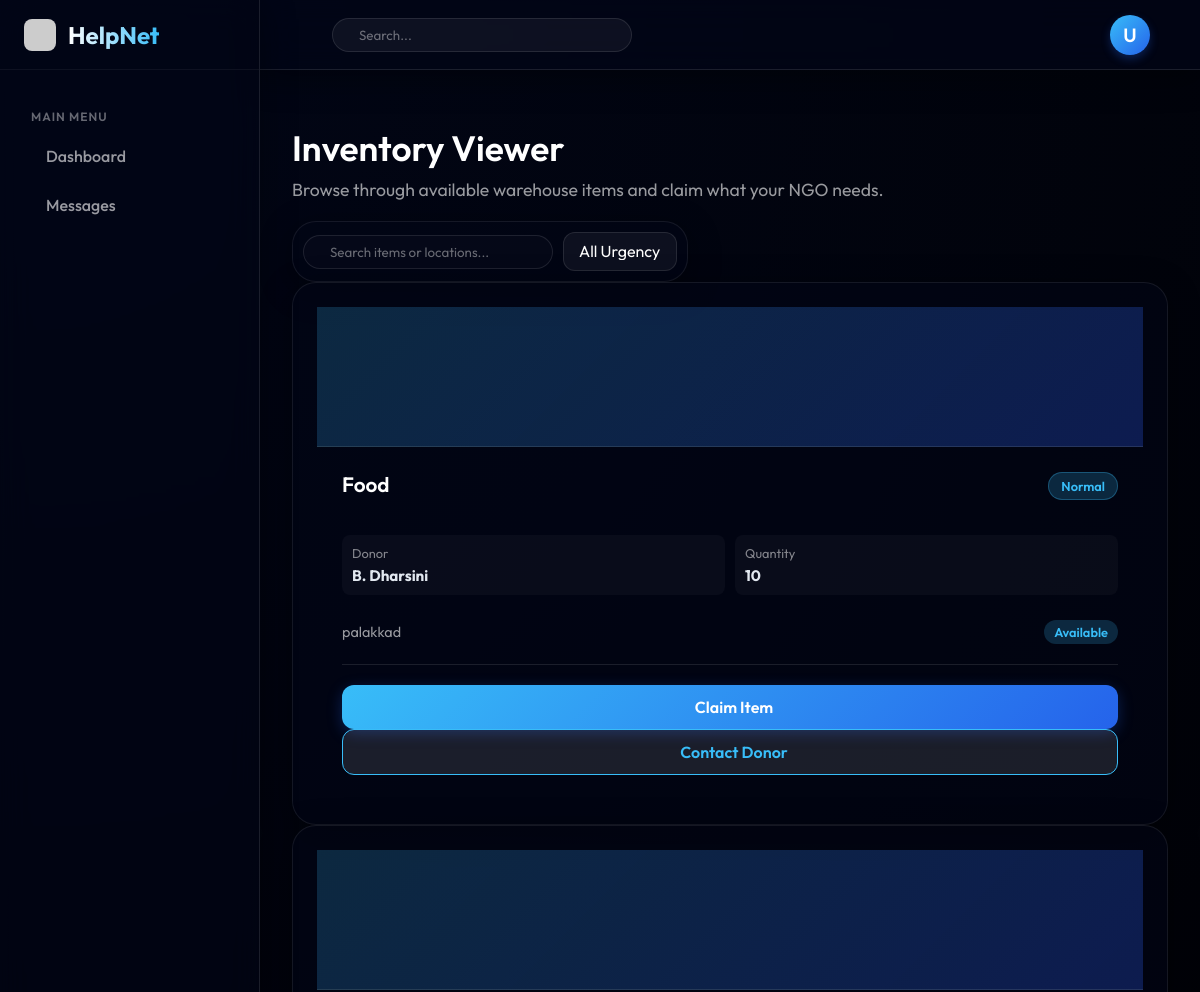
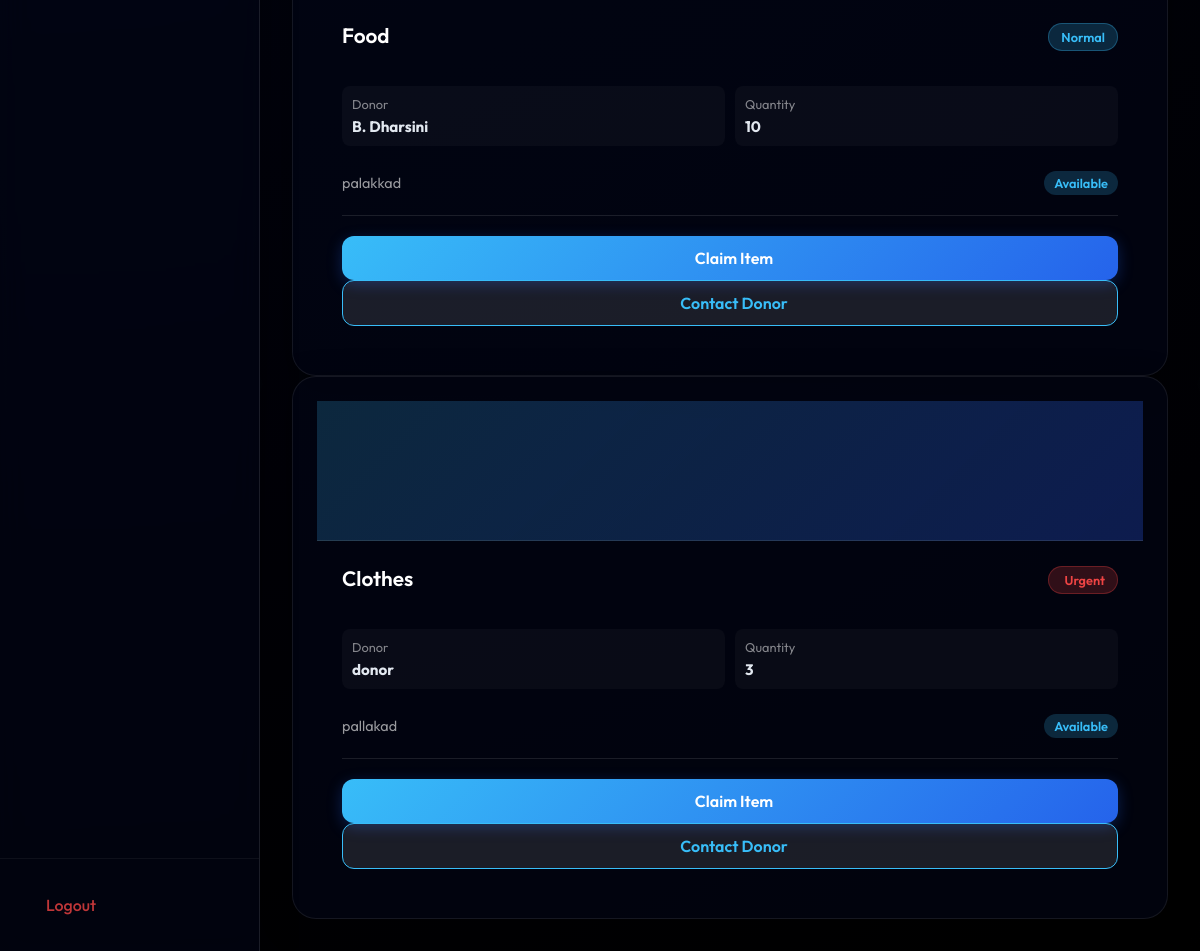
Page /view-donations (signed in) on the committed database (2 pictures, top to bottom).
### tables this page shows
CREATE TABLE donations (
            id INTEGER PRIMARY KEY AUTOINCREMENT,
            donor_name TEXT,
            item_type TEXT,
            quantity TEXT,
            location TEXT,
            description TEXT,
            urgency TEXT,
            pickup_date TEXT,
            photo TEXT
        , status TEXT DEFAULT 'Available');

### app.py (the view)
@app.route("/view-donations")
def view_donations():
    if "user_id" not in session:
        return redirect(url_for("login"))
    conn = sqlite3.connect("database.db")
    cursor = conn.cursor()
    cursor.execute("SELECT * FROM donations")
    donations = cursor.fetchall()
    conn.close()
    return render_template("view_donations.html", donations=donations)

### templates/view_donations.html (shortened to what this page needs)
{% extends 'base.html' %}
{% block content %}
<div class="page-header mt-4 mb-5 fade-in">
    <div style="display: flex; justify-content: space-between; align-items: flex-end; flex-wrap: wrap; gap: 20px;">
        <div class="welcome-section" style="margin-bottom: 0;">
            <h1 style="font-size: 2.2rem;"> Inventory Viewer</h1>
            <p>Browse through available warehouse items and claim what your NGO needs.</p>
        </div>
        <div class="filter-bar glass-card" style="padding: 10px; display: flex; gap: 10px; align-items: center;">
            <div class="search-bar" style="width: auto; background: rgba(255,255,255,0.02); min-width: 250px;">
                <input type="text" id="searchInput" placeholder="Search items or locations..." class="search-input">
            </div>
            <select id="urgencyFilter" class="input-modern" style="width: auto; padding: 10px 15px; appearance: none; background: rgba(255,255,255,0.05); cursor: pointer; color: #fff;">
                <option value="all" style="color: #000;">All Urgency</option>
            </select>
        </div>
    </div>
</div>
<div class="cards-grid fade-in delay-1" id="donationCardsContainer" style="grid-template-columns: repeat(auto-fill, minmax(320px, 1fr));">
    {% for donation in donations %}
    <div id="donation-card-{{ donation[0] }}" class="glass-card shadow-lg hover-glow p-0 donation-card" data-title="{{ donation[2]|lower }}" data-location="{{ donation[4]|lower }}" data-urgency="{{ donation[6]|lower }}" style="overflow: hidden; display: flex; flex-direction: column;">
        <div style="height: 140px; background: linear-gradient(135deg, rgba(56, 189, 248, 0.2), rgba(30, 64, 175, 0.4)); display: flex; align-items: center; justify-content: center; border-bottom: 1px solid rgba(255,255,255,0.1);">
        </div>
        <div style="padding: 25px; display: flex; flex-direction: column; flex-grow: 1;">
            <div style="display: flex; justify-content: space-between; align-items: flex-start; margin-bottom: 15px;">
                <h3 style="font-size: 1.3rem; font-weight: 600; margin: 0; color: #fff; line-height: 1.2;">{{ donation[2] }}</h3>
                {% if donation[6] == 'Urgent' %}
                <span style="background: rgba(239, 68, 68, 0.2); color: #ef4444; padding: 5px 12px; border-radius: 20px; font-size: 0.8rem; font-weight: 600; border: 1px solid rgba(239, 68, 68, 0.3); display: flex; align-items: center; gap: 4px;">
                     Urgent
                </span>
                {% else %}
                <span style="background: rgba(56, 189, 248, 0.2); color: var(--light-blue); padding: 5px 12px; border-radius: 20px; font-size: 0.8rem; font-weight: 600; border: 1px solid rgba(56, 189, 248, 0.3);">
                    Normal
                </span>
                {% endif %}
            </div>
            <div style="display: grid; grid-template-columns: 1fr 1fr; gap: 10px; margin-bottom: 25px;">
                <div style="background: rgba(255,255,255,0.03); padding: 10px; border-radius: 8px;">
                    <span style="display: block; font-size: 0.8rem; color: rgba(255,255,255,0.5); margin-bottom: 4px;">Donor</span>
                    <strong style="color: #e2e8f0; font-size: 0.95rem;">{{ donation[1] }}</strong>
                </div>
                <div style="background: rgba(255,255,255,0.03); padding: 10px; border-radius: 8px;">
                    <span style="display: block; font-size: 0.8rem; color: rgba(255,255,255,0.5); margin-bottom: 4px;">Quantity</span>
                    <strong style="color: #e2e8f0; font-size: 0.95rem;">{{ donation[3] }}</strong>
                </div>
            </div>
            <div style="color: rgba(255, 255, 255, 0.6); font-size: 0.9rem; margin-bottom: 20px; display: flex; align-items: center; justify-content: space-between;">
                <div> {{ donation[4] }}</div>
                <div class="status-badge" style="padding: 4px 10px; border-radius: 12px; font-size: 0.8rem; font-weight: 600;
                    {% if donation[9] == 'Available' or not donation[9] %}background: rgba(56, 189, 248, 0.2); color: var(--light-blue);{% else %}background: rgba(249, 115, 22, 0.2); color: #f97316;{% endif %}">
                    {{ donation[9] if donation[9] else 'Available' }}
                </div>
            </div>
            <div class="action-footer" style="margin-top: auto; padding-top: 20px; border-top: 1px solid rgba(255,255,255,0.1);">
                {% if donation[9] == 'Available' or not donation[9] %}
                <form action="{{ url_for('claim_donation', donation_id=donation[0]) }}" method="POST" style="margin: 0; padding: 0;">
                    <button type="submit" class="btn-modern btn-primary" style="padding: 12px 15px; font-size: 1rem; width: 100%; display: flex; justify-content: center; align-items: center; gap: 8px;">
                         Claim Item
                    </button>
                </form>
                {% endif %}
                <button type="button" class="btn-modern btn-secondary mt-2" style="padding: 12px 15px; font-size: 1rem; width: 100%; display: flex; justify-content: center; align-items: center; gap: 8px; border-color: var(--light-blue); color: var(--light-blue);" onclick="window.openChat('{{ donation[1] }}')">
                     Contact Donor
                </button>
            </div>
        </div>
    </div>
    {% endfor %}
</div>
{% endblock %}

### static/style.css (style rules this page uses)
:root { --deep-blue: #2563eb; --light-blue: #38bdf8; --dark-navy: #020617; --black-bg: #000000; --bg-gradient: radial-gradient(circle at top left, var(--dark-navy) 0%, var(--black-bg) 100%); --card-gradient: linear-gradient(135deg, rgba(255, 255, 255, 0.05) 0%, rgba(255, 255, 255, 0.01) 100%); --primary-gradient: linear-gradient(135deg, var(--light-blue) 0%, var(--deep-blue) 100%); --glass-border: 1px solid rgba(255, 255, 255, 0.1); --glass-shadow: 0 8px 32px 0 rgba(0, 0, 0, 0.37); --glow-shadow: 0 0 20px rgba(56, 189, 248, 0.2); --transition-fast: 0.2s ease; --transition-smooth: 0.3s cubic-bezier(0.4, 0, 0.2, 1); }
* { margin: 0; padding: 0; box-sizing: border-box; }
body { font-family: 'Outfit', 'Poppins', sans-serif; background: var(--bg-gradient); color: #ffffff; min-height: 100vh; overflow-x: hidden; -webkit-font-smoothing: antialiased; }
.glass-card { background: rgba(2, 6, 23, 0.6); backdrop-filter: blur(12px); -webkit-backdrop-filter: blur(12px); border: 1px solid rgba(255, 255, 255, 0.08); border-radius: 24px; box-shadow: var(--glass-shadow); transition: var(--transition-smooth); }
.input-modern { width: 100%; padding: 14px 18px; background: rgba(255, 255, 255, 0.03); border: 1px solid rgba(255, 255, 255, 0.1); border-radius: 12px; color: #fff; font-family: 'Outfit', sans-serif; font-size: 1rem; transition: var(--transition-smooth); }
.input-modern::placeholder { color: rgba(255, 255, 255, 0.3); }
.btn-modern { display: inline-flex; align-items: center; justify-content: center; padding: 14px 28px; border-radius: 12px; border: none; font-family: 'Outfit', sans-serif; font-weight: 600; font-size: 1rem; cursor: pointer; transition: var(--transition-smooth); width: 100%; position: relative; overflow: hidden; gap: 8px; }
.btn-primary { background: var(--primary-gradient); color: #fff; box-shadow: 0 4px 15px rgba(37, 99, 235, 0.3); }
.btn-secondary { background: rgba(255, 255, 255, 0.1); color: #fff; border: 1px solid rgba(255, 255, 255, 0.1); }
.mt-4 { margin-top: 1.5rem; }

### static/dashboard.css (style rules this page uses)
:root { --sidebar-width: 260px; --sidebar-width-collapsed: 80px; --header-height: 70px; }
.dashboard-body { background: var(--bg-gradient); overflow-x: hidden; }
.search-bar { display: flex; align-items: center; background: rgba(255, 255, 255, 0.05); border: 1px solid rgba(255, 255, 255, 0.1); border-radius: 20px; padding: 8px 16px; gap: 10px; width: 300px; transition: var(--transition-smooth); }
.search-input { background: transparent; border: none; color: #fff; width: 100%; outline: none; font-family: 'Outfit', sans-serif; }
.search-input::placeholder { color: rgba(255, 255, 255, 0.4); }
.welcome-section h1 { font-size: 2.2rem; font-weight: 600; margin-bottom: 0.5rem; }
.welcome-section p { color: rgba(255, 255, 255, 0.6); font-size: 1.1rem; }
.hover-glow { padding: 1.5rem; display: flex; flex-direction: column; height: 100%; }
.hover-glow h3 { font-size: 1.2rem; margin-bottom: 0.5rem; font-weight: 600; }
.fade-in { animation: fadeIn 0.6s cubic-bezier(0.4, 0, 0.2, 1) forwards; opacity: 0; transform: translateY(15px); }
.delay-1 { animation-delay: 0.1s; }
.mt-4 { margin-top: 1.5rem !important; }

### rows in the picture
donations: item_type "Food", urgency "Normal", donor_name "B. Dharsini", quantity "10", location "palakkad", status "Available"
donations: item_type "Food", urgency "Normal", donor_name "B. Dharsini", quantity "10", location "palakkad", status "Available"
donations: item_type "Clothes", urgency "Urgent", donor_name "donor", quantity "3", location "pallakad", status "Available"

### other values in the picture
{{ name[0] if name else 'U' }} "U"
